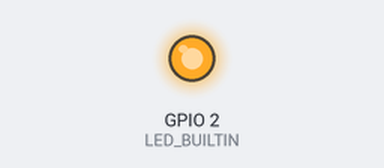
The sketch below on a simulated ESP8266 (NodeMCU). Parts: output pins drawn as LEDs (lit = HIGH, except the on-board LED, lit = LOW). WiFi joins after 1.5 s; servers stay silent unless stated; what the sketch prints to the serial monitor is not drawn.

Above: at 0.0 s.
At 4.4 s:
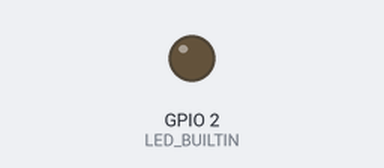
Timing chart, 0 to 5.9 s (numbered marks = the images above):
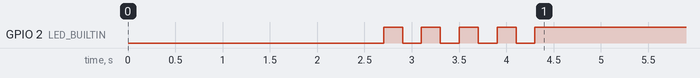

The sketch:

ESP8266_WiFi_Test.ino
```cpp
#include <ESP8266WiFi.h>

// WiFi credentials - THAY ĐỔI THÔNG TIN THỰC TẾ Ở ĐÂY
const char* ssid = "TenWiFiThucTe";
const char* password = "MatKhauThucTe";

void setup() {
  // Khởi tạo Serial
  Serial.begin(9600);
  delay(1000);

  Serial.println("\nESP8266 WiFi Test");
  Serial.print("Connecting to: ");
  Serial.println(ssid);

  // Kết nối WiFi
  WiFi.begin(ssid, password);

  // Đợi kết nối với timeout
  int timeout = 0;
  while (WiFi.status() != WL_CONNECTED && timeout < 20) {
    delay(500);
    Serial.print(".");
    timeout++;
  }

  if (WiFi.status() == WL_CONNECTED) {
    Serial.println("");
    Serial.println("WiFi connected");
    Serial.print("IP address: ");
    Serial.println(WiFi.localIP());

    // Nhấp nháy LED để chỉ báo kết nối thành công
    pinMode(LED_BUILTIN, OUTPUT);
    for (int i = 0; i < 5; i++) {
      digitalWrite(LED_BUILTIN, LOW);  // LED bật
      delay(200);
      digitalWrite(LED_BUILTIN, HIGH); // LED tắt
      delay(200);
    }
  } else {
    Serial.println("");
    Serial.println("Failed to connect to WiFi");
    Serial.println("Please check SSID and password");
  }
}

void loop() {
  // Hiển thị trạng thái WiFi mỗi 5 giây
  Serial.print("WiFi status: ");

  switch (WiFi.status()) {
    case WL_CONNECTED:
      Serial.println("Connected");
      break;
    case WL_NO_SSID_AVAIL:
      Serial.println("SSID not available");
      break;
    case WL_CONNECT_FAILED:
      Serial.println("Connection failed");
      break;
    case WL_IDLE_STATUS:
      Serial.println("Idle");
      break;
    case WL_DISCONNECTED:
      Serial.println("Disconnected");
      break;
    default:
      Serial.println("Unknown");
      break;
  }

  delay(5000);
} 
```
